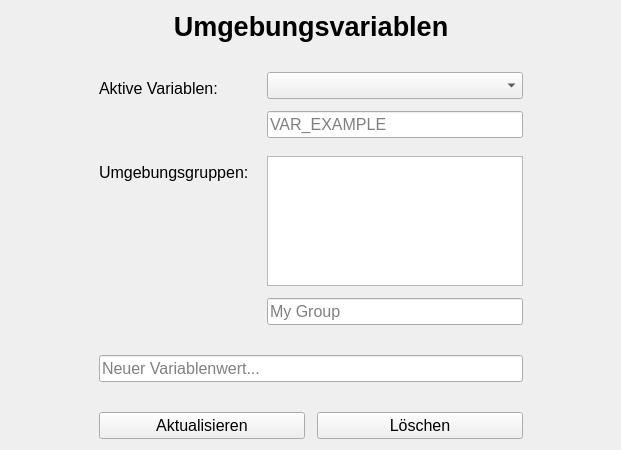
<?xml version="1.0" encoding="UTF-8"?>
<ui version="4.0">
 <class>Form</class>
 <widget class="QWidget" name="Form">
  <property name="geometry">
   <rect>
    <x>0</x>
    <y>0</y>
    <width>621</width>
    <height>450</height>
   </rect>
  </property>
  <property name="windowTitle">
   <string>Form</string>
  </property>
  <layout class="QGridLayout" name="gridLayout">
   <property name="verticalSpacing">
    <number>30</number>
   </property>
   <item row="5" column="1">
    <widget class="QLineEdit" name="new_var_value">
     <property name="font">
      <font>
       <pointsize>12</pointsize>
      </font>
     </property>
     <property name="placeholderText">
      <string>Neuer Variablenwert...</string>
     </property>
    </widget>
   </item>
   <item row="3" column="1">
    <layout class="QFormLayout" name="formLayout">
     <property name="horizontalSpacing">
      <number>18</number>
     </property>
     <property name="verticalSpacing">
      <number>18</number>
     </property>
     <item row="0" column="0">
      <widget class="QLabel" name="label_2">
       <property name="font">
        <font>
         <pointsize>12</pointsize>
        </font>
       </property>
       <property name="text">
        <string>Aktive Variablen:</string>
       </property>
      </widget>
     </item>
     <item row="0" column="1">
      <layout class="QVBoxLayout" name="verticalLayout_2">
       <property name="spacing">
        <number>12</number>
       </property>
       <item>
        <widget class="QComboBox" name="env_select">
         <property name="font">
          <font>
           <pointsize>12</pointsize>
          </font>
         </property>
        </widget>
       </item>
       <item>
        <widget class="QLineEdit" name="new_var_name">
         <property name="font">
          <font>
           <pointsize>12</pointsize>
          </font>
         </property>
         <property name="placeholderText">
          <string>VAR_EXAMPLE</string>
         </property>
        </widget>
       </item>
      </layout>
     </item>
     <item row="1" column="0">
      <widget class="QLabel" name="label_3">
       <property name="font">
        <font>
         <pointsize>12</pointsize>
        </font>
       </property>
       <property name="text">
        <string>Umgebungsgruppen:</string>
       </property>
      </widget>
     </item>
     <item row="1" column="1">
      <layout class="QVBoxLayout" name="verticalLayout">
       <property name="spacing">
        <number>12</number>
       </property>
       <item>
        <widget class="QListWidget" name="env_groups">
         <property name="font">
          <font>
           <pointsize>12</pointsize>
          </font>
         </property>
        </widget>
       </item>
       <item>
        <widget class="QLineEdit" name="new_group">
         <property name="font">
          <font>
           <pointsize>12</pointsize>
          </font>
         </property>
         <property name="placeholderText">
          <string>My Group</string>
         </property>
        </widget>
       </item>
      </layout>
     </item>
    </layout>
   </item>
   <item row="3" column="0">
    <spacer name="horizontalSpacer_2">
     <property name="orientation">
      <enum>Qt::Orientation::Horizontal</enum>
     </property>
     <property name="sizeHint" stdset="0">
      <size>
       <width>40</width>
       <height>20</height>
      </size>
     </property>
    </spacer>
   </item>
   <item row="0" column="1">
    <spacer name="verticalSpacer">
     <property name="orientation">
      <enum>Qt::Orientation::Vertical</enum>
     </property>
     <property name="sizeHint" stdset="0">
      <size>
       <width>20</width>
       <height>40</height>
      </size>
     </property>
    </spacer>
   </item>
   <item row="3" column="2">
    <spacer name="horizontalSpacer">
     <property name="orientation">
      <enum>Qt::Orientation::Horizontal</enum>
     </property>
     <property name="sizeHint" stdset="0">
      <size>
       <width>40</width>
       <height>20</height>
      </size>
     </property>
    </spacer>
   </item>
   <item row="6" column="1">
    <layout class="QHBoxLayout" name="horizontalLayout">
     <property name="spacing">
      <number>12</number>
     </property>
     <item>
      <widget class="QPushButton" name="set_value">
       <property name="font">
        <font>
         <pointsize>12</pointsize>
        </font>
       </property>
       <property name="text">
        <string>Aktualisieren</string>
       </property>
      </widget>
     </item>
     <item>
      <widget class="QPushButton" name="del_value">
       <property name="font">
        <font>
         <pointsize>12</pointsize>
        </font>
       </property>
       <property name="text">
        <string>Löschen</string>
       </property>
      </widget>
     </item>
    </layout>
   </item>
   <item row="1" column="1">
    <widget class="QLabel" name="label">
     <property name="font">
      <font>
       <pointsize>20</pointsize>
       <bold>true</bold>
      </font>
     </property>
     <property name="text">
      <string>Umgebungsvariablen</string>
     </property>
     <property name="alignment">
      <set>Qt::AlignmentFlag::AlignCenter</set>
     </property>
    </widget>
   </item>
   <item row="7" column="1">
    <spacer name="verticalSpacer_2">
     <property name="orientation">
      <enum>Qt::Orientation::Vertical</enum>
     </property>
     <property name="sizeHint" stdset="0">
      <size>
       <width>20</width>
       <height>40</height>
      </size>
     </property>
    </spacer>
   </item>
  </layout>
 </widget>
 <resources/>
 <connections/>
</ui>
